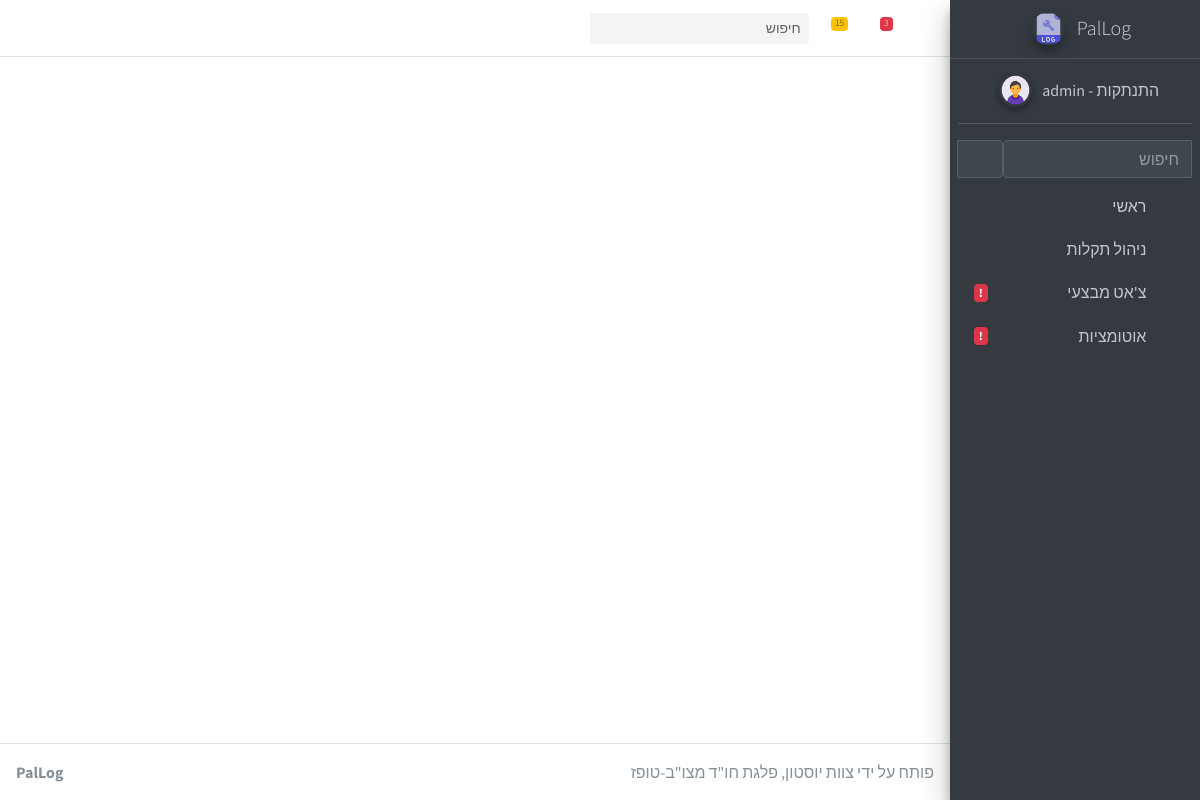
Page /chat/ (signed in) on the earlier database version.
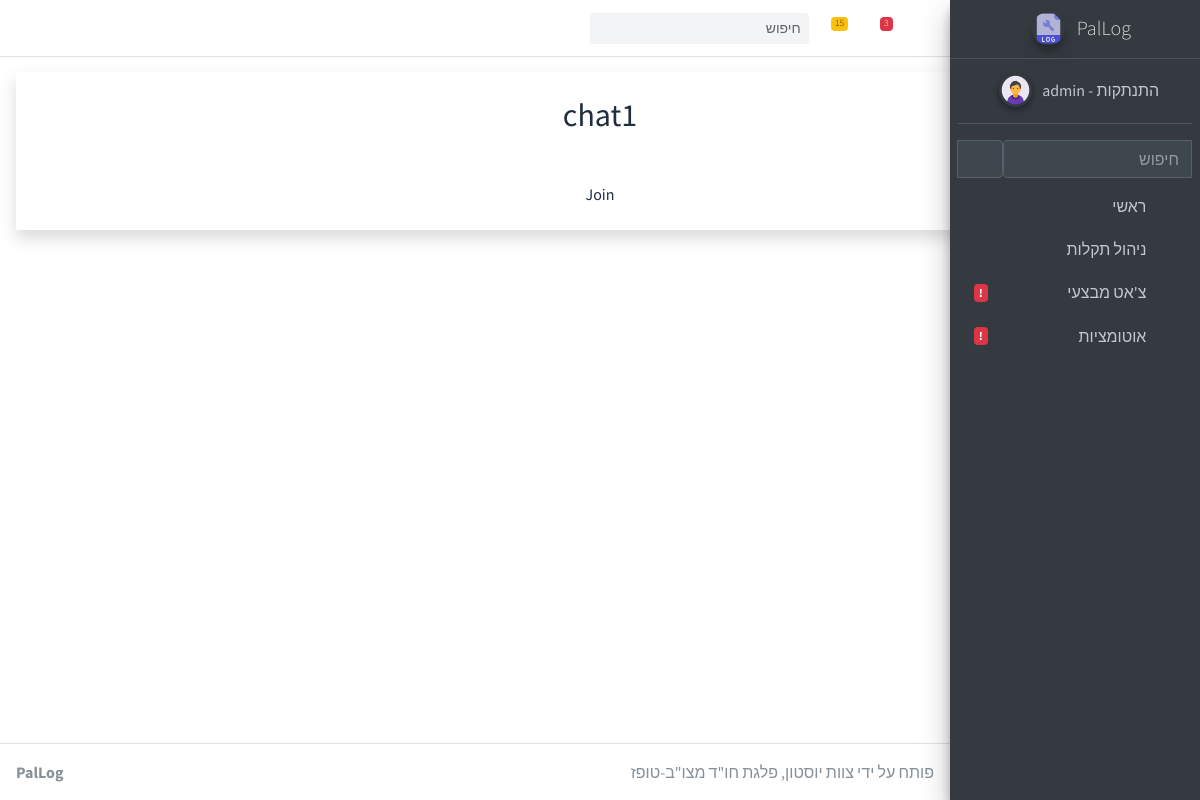
Same page on the later database version.
### apps/chat/models.py (models this page shows)
class Room(models.Model):
    name = models.CharField(max_length=255)
    slug = models.SlugField(unique=True)

### apps/chat/views.py (the view)
# urls.py: path('', views.rooms, name='rooms'),
@login_required
def rooms(request):
    rooms = Room.objects.all()
    return render(request, 'chat/rooms.html', {'rooms': rooms})

### apps/context_processors.py (called while the page is built)
def cfg_assets_root(request):
    return { 'ASSETS_ROOT' : settings.ASSETS_ROOT }

### apps/templates/chat/rooms.html (shortened to what this page needs)
{% extends 'layouts/base.html' %}
{% block body_class %} sidebar-mini layout-fixed layout-navbar-fixed layout-footer-fixed {% endblock body_class %}
{% block stylesheets %}
  <link rel="stylesheet" href="{{ ASSETS_ROOT }}/plugins/fontawesome-free/css/all.min.css">
  <link rel="stylesheet" href="{{ ASSETS_ROOT }}/css/adminlte.min.css">
{% endblock stylesheets %}
{% block content %}
<div class="p-10 lg:p-20 text-center">
    <h1 class="text-3xl lg:text-6xl text-white">Rooms</h1>
</div>
<div class="w-full flex flex-wrap items-center">
    {% for room in rooms %}
        <div class="w-full lg:w-1/4 px-3 py-3">
            <div class="p-4 bg-white shadow rounded-xl text-center">
                <h2 class="mb-5 text-2xl font-semibold">{{ room.name }}</h2>
                <a href="{% url 'room' room.slug %}" class="px-5 py-3 block rounded-xl text-white bg-teal-600 hover:bg-teal-700">Join</a>
            </div>
        </div>
    {% endfor %}
</div>
{% endblock %}

Differences in the rows shown:
added Room: name "chat1"
